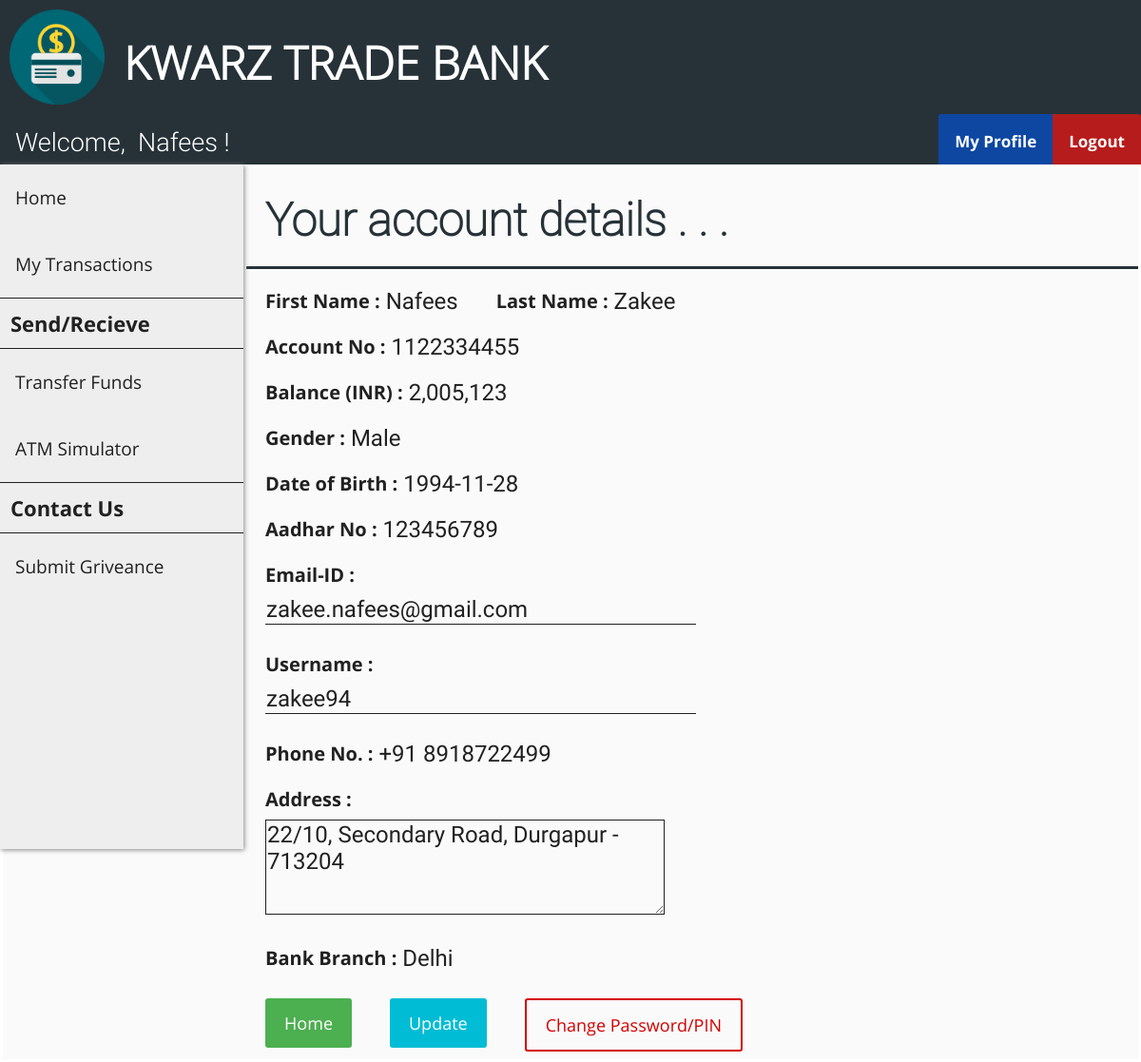
Page /customer_profile.php (signed in) on the committed database.
### tables this page shows
CREATE TABLE `customer` (
  `cust_id` int(11) NOT NULL AUTO_INCREMENT,
  `first_name` varchar(30) DEFAULT NULL,
  `last_name` varchar(30) DEFAULT NULL,
  `gender` varchar(10) DEFAULT NULL,
  `dob` date DEFAULT NULL,
  `aadhar_no` int(11) DEFAULT NULL,
  `email` varchar(30) DEFAULT NULL,
  `phone_no` varchar(20) DEFAULT NULL,
  `address` varchar(255) DEFAULT NULL,
  `branch` varchar(30) DEFAULT NULL,
  `account_no` int(11) DEFAULT NULL,
  `pin` int(4) DEFAULT NULL,
  `uname` varchar(30) DEFAULT NULL,
  `pwd` varchar(30) DEFAULT NULL,
  PRIMARY KEY (`cust_id`),
  UNIQUE KEY `aadhar_no` (`aadhar_no`),
  UNIQUE KEY `email` (`email`),
  UNIQUE KEY `phone_no` (`phone_no`),
  UNIQUE KEY `account_no` (`account_no`),
  UNIQUE KEY `uname` (`uname`)
);

CREATE TABLE `passbook1` (
  `trans_id` int(11) NOT NULL AUTO_INCREMENT,
  `trans_date` datetime DEFAULT NULL,
  `remarks` varchar(255) DEFAULT NULL,
  `debit` int(11) DEFAULT NULL,
  `credit` int(11) DEFAULT NULL,
  `balance` int(11) DEFAULT NULL,
  PRIMARY KEY (`trans_id`)
);

### customer_profile.php (the view, shortened to what this page needs)
<?php
    include "connect.php";
    include "header.php";
    include "customer_navbar.php";
    include "customer_sidebar.php";
    $id = $_SESSION['loggedIn_cust_id'];
    $sql0 = "SELECT * FROM customer WHERE cust_id=".$id;
    $sql1 = "SELECT * FROM passbook".$id." WHERE trans_id=(
                    SELECT MAX(trans_id) FROM passbook".$id.")";
    $result0 = $conn->query($sql0);
    $result1 = $conn->query($sql1);
    if ($result0->num_rows > 0) {
        while($row = $result0->fetch_assoc()) {
            $fname = $row["first_name"];
            $lname = $row["last_name"];
            $gender = $row["gender"];
            $dob = $row["dob"];
            $aadhar = $row["aadhar_no"];
            $email = $row["email"];
            $phno = $row["phone_no"];
            $address = $row["address"];
            $branch = $row["branch"];
            $acno = $row["account_no"];
            $cus_uname = $row["uname"];
        }
    }
    if ($result1->num_rows > 0) {
        while($row = $result1->fetch_assoc()) {
            $balance = $row["balance"];
        }
    }
?>
<!DOCTYPE html>
<html>
<head>
    <link rel="stylesheet" href="customer_add_style.css">
</head>
<body>
    <form class="add_customer_form" action="customer_profile_action.php" method="post">
        <div class="flex-container-form_header">
            <h1 id="form_header">Your account details . . .</h1>
        </div>
        <div class="flex-container">
            <div class=container>
                <label>First Name : <label id="info_label"><?php echo $fname ?></label></label>
            </div>
            <div class=container>
                <label>Last Name : <label id="info_label"><?php echo $lname ?></label></label>
            </div>
        </div>
        <div class="flex-container">
            <div class=container>
                <label>Account No : <label id="info_label"><?php echo $acno ?></label></label>
            </div>
        </div>
        <div class="flex-container">
            <div class=container>
                <label>Balance (INR) : <label id="info_label"><?php echo number_format($balance) ?></label></label>
            </div>
        </div>
        <div class="flex-container">
            <div class=container>
                <label>Gender :
                    <label id="info_label">
                    <?php
                        if ($gender == "male") {echo "Male";}
                        elseif ($gender == "female") {echo "Female";}
                        else {echo "Others";}
                    ?>
            </div>
        </div>
        <div class="flex-container">
            <div class=container>
                <label>Date of Birth : <label id="info_label"><?php echo $dob ?></label></label>
            </div>
        </div>
        <div class="flex-container">
            <div class=container>
                <label>Aadhar No : <label id="info_label"><?php echo $aadhar ?></label></label>
            </div>
        </div>
        <div class="flex-container">
            <div class=container>
                <label>Email-ID :</label><br>
                <input name="email" size="30" type="text" value="<?php echo $email ?>" required />
            </div>
            <div class=container>
                <label>Username :</label><br>
                <input name="cus_uname" size="30" type="text" value="<?php echo $cus_uname ?>" required />
            </div>
        </div>
        <div class="flex-container">
            <div  class=container>
                <label>Phone No. : <label id="info_label"><?php echo $phno ?></label></label>
            </div>
        </div>
        <div class="flex-container">
            <div class=container>
                <label>Address :</label><br>
                <textarea name="address" required /><?php echo $address ?></textarea>
            </div>
        </div>
        <div class="flex-container">
            <div class=container>
                <label>Bank Branch :
                    <label id="info_label">
                        <?php
                            if ($branch == "delhi") {echo "Delhi";}
                            elseif ($branch == "newyork") {echo "New York";}
                            elseif ($branch == "paris") {echo "Paris";}
                            elseif ($branch == "riyadh") {echo "Riyadh";}
                            elseif ($branch == "moscow") {echo "Moscow";}
                        ?>
                    </label>
                </label>
            </div>
        </div>
        <div class="flex-container">
            <div class="container">
                <a href="/customer_home.php" class="button">Home</a>
            </div>
            <div class="container">
                <button type="submit">Update</button>
            </div>
            <div class="container">
                <a href="/pass_change.php" class="password-button">Change Password/PIN</a>
            </div>
        </div>
    </form>
</body>
</html>

### customer_navbar.php (shortened to what this page needs)
<?php
    include "connect.php";
    if (isset($_SESSION['loggedIn_cust_id'])) {
        $sql0 = "SELECT * FROM customer WHERE cust_id=".$_SESSION['loggedIn_cust_id'];
        $result = $conn->query($sql0);
        $row = $result->fetch_assoc();
    }
?>
<!DOCTYPE html>
<html>
<head>
    <link rel="stylesheet" href="user_navbar_style.css">
</head>
<body>
    <div class="nav-wrapper">
        <div class="topnav" id="theTopNav">
            <a id="user">Welcome, &nbsp<?php echo $row["first_name"]; ?> !</a>
            <a id="logout" href="/logout_action.php" onclick="return confirm('Are you sure?')">Logout</a>
            <a id="profile" href="/customer_profile.php">My Profile</a>
        </div>
    </div>
</body>
</html>

### header_style.css (style rules this page uses)
body { margin: 0; padding: 0; background-color: #FAFAFA; }
h1 { font-family: OpenSans-Light; color: white; font-size: 3rem; line-height: 3rem; margin-top: calc((1.5rem - 2rem) + 2.5rem); margin-bottom: 1.5rem; }

### user_navbar_style.css (style rules this page uses)
.nav-wrapper { height: 53px; background: #333; }
.nav-wrapper .topnav { background-color: #263238; overflow: hidden; height: 53px; }
.topnav a[id="user"] { float: left; display: block; color: white; text-align: center; padding: 14px 16px; text-decoration: none; font-size: 27px; font-family: Roboto-Light; }
.topnav a[id="profile"] { float: right; display: block; color: white; text-align: center; padding: 17px 17px; text-decoration: none; font-size: 17px; font-family: OpenSans-Bold; background-color: #0D47A1; border-top-left-radius: 3px; }
.topnav a[id="logout"] { float: right; display: block; color: white; text-align: center; padding: 17px 17px; text-decoration: none; font-size: 17px; font-family: OpenSans-Bold; background-color: #b71c1c; border-top-right-radius: 3px; }

### customer_add_style.css (style rules this page uses)
.flex-container { display: -webkit-flex; display: flex; margin-left: 256px; width: auto; height: auto; -webkit-flex-wrap: wrap; flex-wrap: wrap; background-color: #FAFAFA; }
.flex-container-form_header { display: -webkit-flex; display: flex; margin-left: 256px; width: auto; height: auto; background-color: #FAFAFA; border-bottom: 3px solid #263238; }
h1[id="form_header"] { margin-left: 20px; font-family: Roboto-Thin; color: #263238; }
form { border: 3px solid white; width: inherit; margin-left: 0px; }
label { display: block; float: left; color: #212121; font-family: OpenSans-Bold; font-size: 20px; }
label[id="info_label"] { display: block; float: right; margin-left: 6px; font-family: Roboto-Regular; color: #212121; font-size: 24px; }
input[type=text], input[type=password] { font-family: Roboto-Regular; color: #212121; font-size: 24px; width: auto; margin: 8px 0; padding: 1px 1px; border: 0; border-bottom: 1px solid #212121; box-sizing: border-box; background-color: transparent; }
.container { margin-top: 20px; margin-left: 20px; margin-right: 20px; float: left; display: inline-block; }
textarea { font-family: Roboto-Regular; color: #212121; font-size: 24px; height: 100px; width:35vw; max-width: 720px; min-width: 240px; margin: 8px 0; padding: 1px 1px; border: 0; border: 1px solid #212121; box-sizing: border-box; background-color: transparent; }
button { font-family: OpenSans-Regular; font-size: 18px; background-color: #00BCD4; color: white; padding: 14px 20px; margin: 8px 0; border: none; cursor: pointer; width: 100%; border-radius: 3px; }
.button { background-color: #4CAF50; border: none; color: white; font-family: OpenSans-Regular; font-size: 18px; padding: 14px 20px; margin: 8px 0; text-align: center; text-decoration: none; display: inline-block; border-radius: 3px; cursor: pointer; }
.password-button { background-color: transparent; color: #d50000; font-family: OpenSans-Regular; font-size: 18px; padding: 14px 20px; margin: 8px 0; text-align: center; text-decoration: none; display: inline-block; border-radius: 3px; border: 2px solid #d50000; cursor: pointer; }

### rows in the picture
customer: first_name "Nafees", last_name "Zakee", account_no "1122334455", dob "1994-11-28", aadhar_no "123456789", email "zakee.nafees@gmail.com", cus_uname "zakee94", phone_no "+91 8918722499", address "22/10, Secondary Road, Durgapur - 713204"
passbook1: balance "2,005,123"
